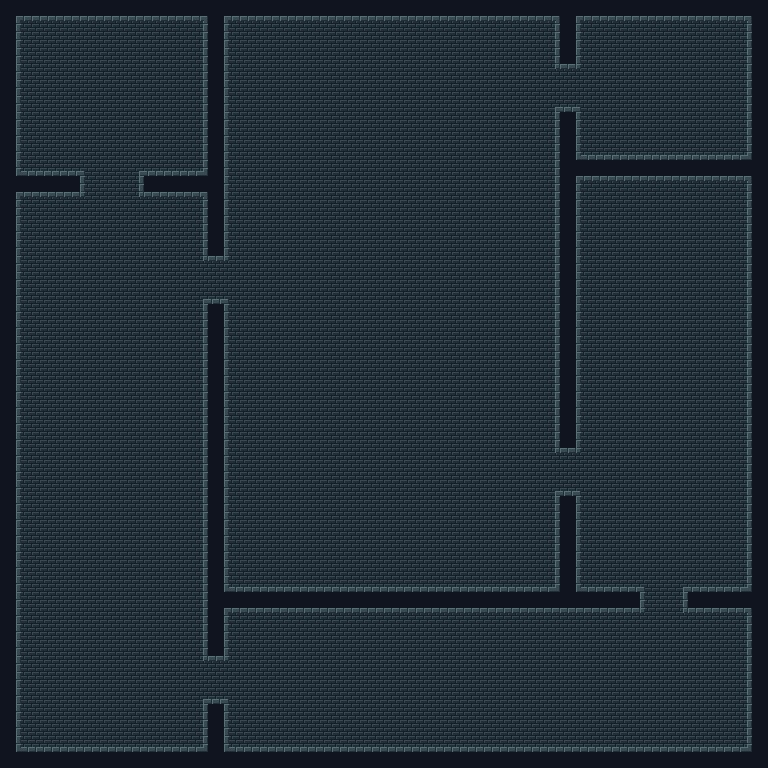

A 2D game scene composited from a Tiled map and its tileset images. What follows is a short description and the map's XML, with each tile layer's data collapsed to a summary:
An orthogonal 48x48 tile map with 16x16 px tiles, 1 tile layer (Floor), 1 hidden layer not drawn.

<map version="1.10" tiledversion="1.10.2" orientation="orthogonal" renderorder="right-down" width="48" height="48" tilewidth="16" tileheight="16" infinite="0" nextlayerid="4" nextobjectid="1">
 <tileset firstgid="1" source="../../StandardTileset.tsx" />
 <layer id="2" name="Floor" width="48" height="48">
  <data>[2304 cells, 2304 non-empty, 14 distinct tile ids]</data>
 </layer>
 <layer id="1" name="GameplayLayer" width="48" height="48" visible="0" tintcolor="#ffffff">
  <data>[2304 cells, 307 non-empty, 1 distinct tile ids]</data>
 </layer>
</map>
